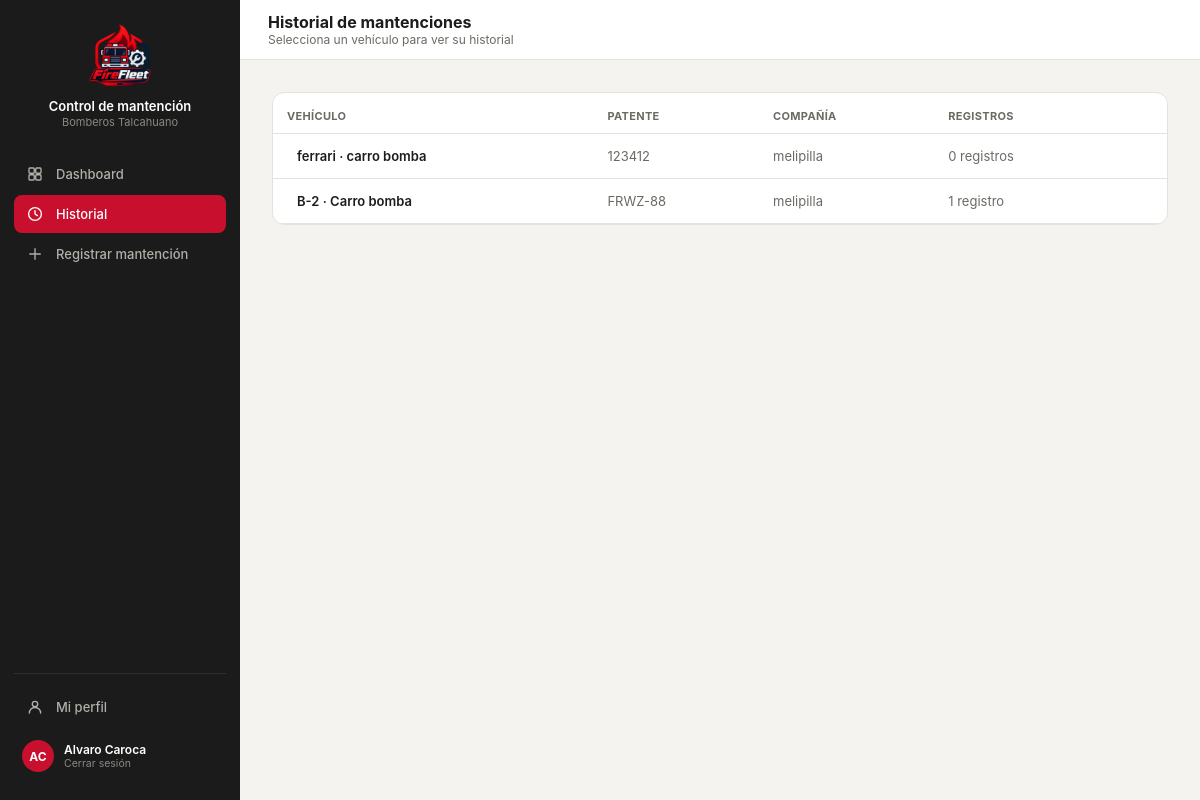
Page /historial/ (signed in) on the earlier database version.
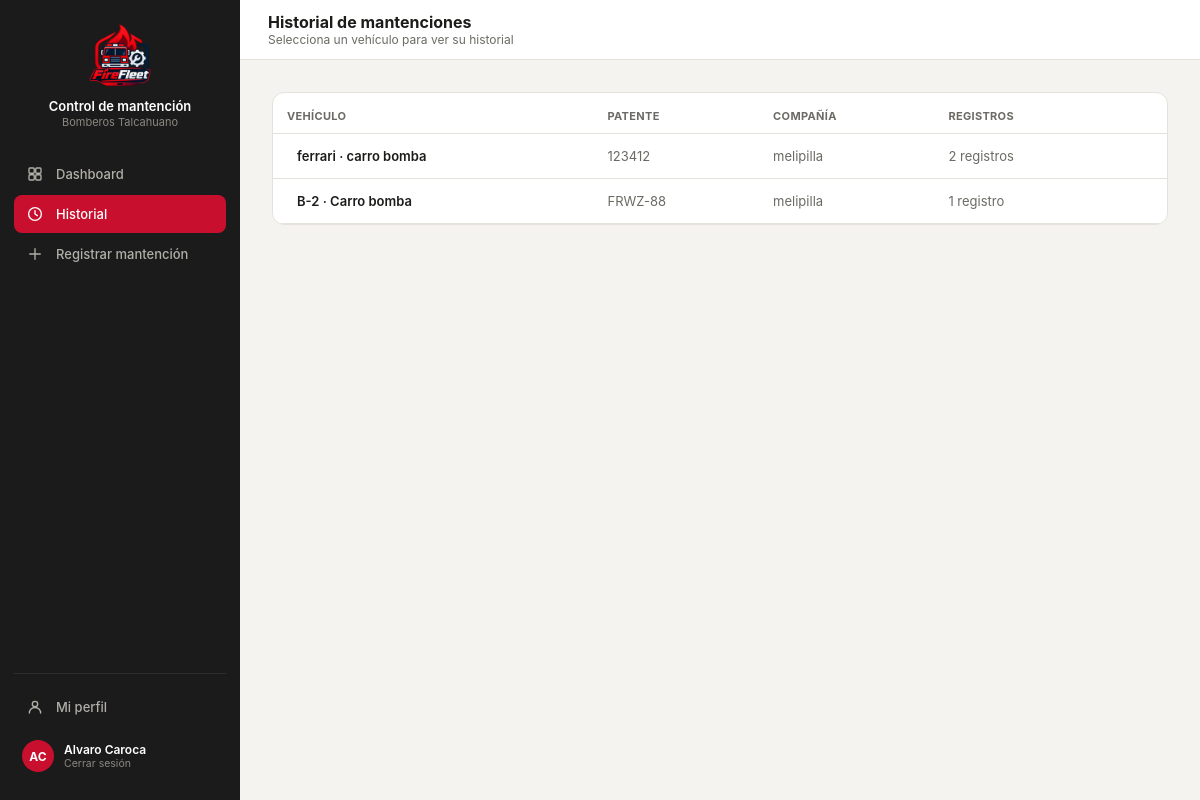
Same page on the later database version.
### core/models.py (models this page shows, shortened)
class Vehiculo(models.Model):
    id_vehi = models.AutoField(primary_key=True)
    patente = models.CharField(max_length=10, unique=True, null=True, blank=True)
    tipo_v = models.CharField(max_length=50)
    modelo = models.CharField(max_length=80, blank=True)
    anio = models.IntegerField(null=True, blank=True, db_column="año")
    id_compania = models.ForeignKey(
        Compania, on_delete=models.PROTECT, db_column="id_compania", related_name="vehiculos",
    )
    estado = models.CharField(max_length=30, default="operativo")
    kilometraje = models.DecimalField(max_digits=10, decimal_places=2, default=0)
    proxima_mantencion = models.DateField(null=True, blank=True)
    class Meta:
        db_table = "vehiculo"

class Compania(models.Model):
    id_comp = models.AutoField(primary_key=True)
    nombre = models.CharField(max_length=100)
    direccion = models.CharField(max_length=200, blank=True, db_column="dirección")
    telefono = models.CharField(max_length=20, blank=True, db_column="teléfono")
    class Meta:
        db_table = "compania"
        verbose_name_plural = "Compañías"
    def __str__(self):
        return self.nombre

### core/views.py (the view)
# urls.py: path('historial/', views.historial, name='historial'),
@login_required(login_url='index')
def historial(request):
    vehiculos = Vehiculo.objects.select_related('id_compania').annotate(
        num_registros=Count('mantenciones')
    ).all()
    perfil_usuario = getattr(request.user, 'perfil', None)
    is_admin = request.user.is_superuser or bool(
        perfil_usuario and (perfil_usuario.rol or '').lower() == 'administrador'
    )
    if perfil_usuario:
        nombre = perfil_usuario.nombre
        rol = perfil_usuario.rol
        comp = str(perfil_usuario.id_compania) if perfil_usuario.id_compania else 'Sin Compañía'
    else:
        nombre = request.user.get_full_name() or request.user.username
        rol = ''
        comp = 'Sin Compañía'
    current_user_data = {
        'name': nombre,
        'rol': rol,
        'comp': comp,
        'initials': ''.join([palabra[0].upper() for palabra in nombre.split()[:2]]) or '??',
        'isAdmin': is_admin,
    }
    context = {
        'vehiculos': vehiculos,
        'current_user': current_user_data,
        'current_user_json': {'isAdmin': is_admin},
    }
    return render(request, 'core/historial.html', context)

### core/templates/core/historial.html (shortened to what this page needs)
{% load static %}
<!DOCTYPE html>
<html lang="es">
<head>
<link rel="stylesheet" href="https://cdnjs.cloudflare.com/ajax/libs/tabler-icons/2.44.0/iconfont/tabler-icons.min.css">
<link rel="stylesheet" href="{% static 'styles.css' %}">
</head>
<body>
<div class="layout">
  <div class="sidebar">
    <div class="sidebar-brand">
      <div class="logo"><img src="/imagenes/logo2.png" alt="Logo Control de mantención"></div>
      <div><p class="t1">Control de mantención</p><p class="t2">Bomberos Talcahuano</p></div>
    </div>
    <a class="nav-item" href="{% url 'dashboard' %}">Dashboard</a>
    <a class="nav-item active" href="{% url 'historial' %}"><svg class="nav-icon" viewBox="0 0 24 24" fill="none" stroke="currentColor" stroke-width="1.8" stroke-linecap="round" stroke-linejoin="round"><circle cx="12" cy="12" r="8.5"/><polyline points="12 7.5 12 12 15.2 14.2"/></svg>Historial</a>
    <a class="nav-item" href="{% url 'registrar' %}"><svg class="nav-icon" viewBox="0 0 24 24" fill="none" stroke="currentColor" stroke-width="1.8" stroke-linecap="round" stroke-linejoin="round"><line x1="12" y1="5" x2="12" y2="19"/><line x1="5" y1="12" x2="19" y2="12"/></svg>Registrar mantención</a>
    <div class="sidebar-footer">
      <a class="nav-item" href="{% url 'perfil' %}"><svg class="nav-icon" viewBox="0 0 24 24" fill="none" stroke="currentColor" stroke-width="1.8" stroke-linecap="round" stroke-linejoin="round"><circle cx="12" cy="8" r="3.6"/><path d="M4.5 20c0-4.1 3.4-7.4 7.5-7.4s7.5 3.3 7.5 7.4"/></svg>Mi perfil</a>
      <a class="sidebar-user" href="{% url 'logout' %}" style="margin-top:6px; text-decoration:none;">
        <div class="av">{{ current_user.initials }}</div>
        <div><p class="name">{{ current_user.name }}</p><p class="role">Cerrar sesión</p></div>
      </a>
    </div>
  </div>
  <div class="main">
    <div class="topbar">
      <div style="display:flex; align-items:center; gap:12px;">
        <div><h2>Historial de mantenciones</h2><p class="crumb">Selecciona un vehículo para ver su historial</p></div>
      </div>
    </div>
    <div class="content" id="content">
      <div class="card" style="padding:0; overflow:hidden;">
        <table>
          <thead>
            <tr>
              <th>Vehículo</th>
              <th>Patente</th>
              <th>Compañía</th>
              <th>Registros</th>
              <th></th>
            </tr>
          </thead>
          <tbody>
            {% for v in vehiculos %}
           <tr class="clickable">
  <td style="font-weight:600;">
    <a href="{% url 'detalle' v.pk %}" style="text-decoration:none; color:inherit; display:flex; align-items:center; gap:10px;">
      {{ v.modelo }} · {{ v.tipo_v }}
    </a>
  </td>
  <td style="color:var(--text2);">{{ v.patente }}</td>
  <td style="color:var(--text2);">{{ v.id_compania.nombre|default:"Sin compañía" }}</td>
  <td style="color:var(--text2);">{{ v.num_registros }} registro{% if v.num_registros != 1 %}s{% endif %}</td>
  <td style="text-align:right; color:var(--text2);">
  </td>
</tr>
            {% empty %}
            <tr>
              <td colspan="5" style="text-align:center; padding: 20px; color:var(--text2);">No hay vehículos registrados en la base de datos.</td>
            </tr>
            {% endfor %}
          </tbody>
        </table>
      </div>
    </div>
  </div>
</div>
</body>
</html>

Differences in the rows shown:
changed Vehiculo "ferrari": num_registros "0" → "2"
